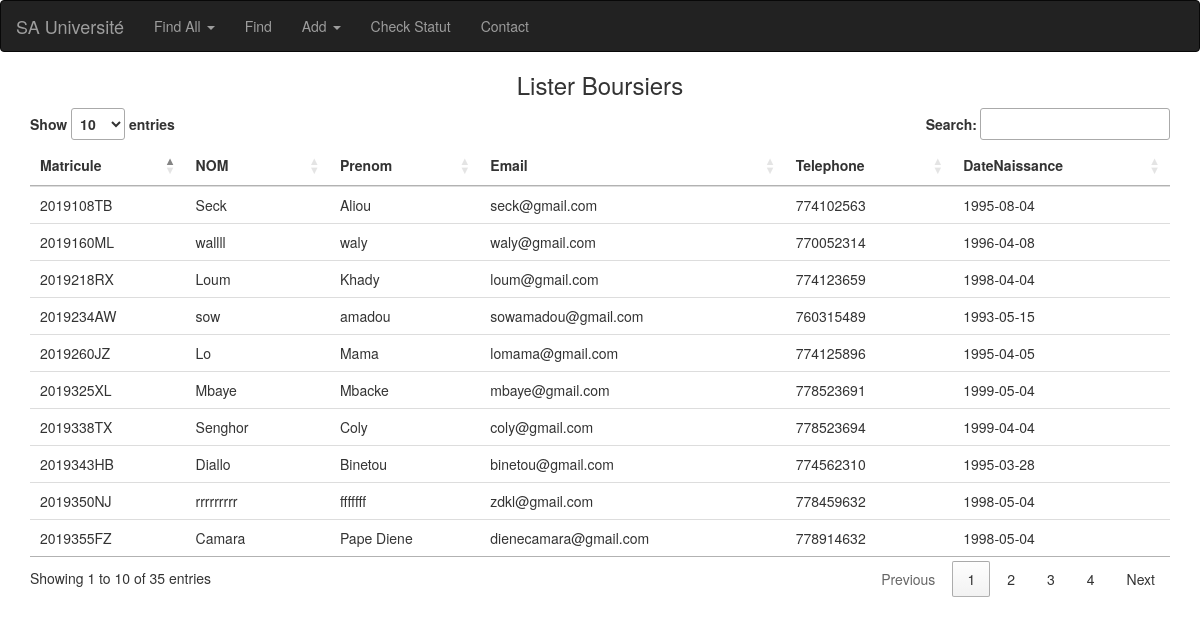
The page /page/boursierall.php on the database its author committed.
### tables this page shows
CREATE TABLE `Etudiant` (
  `ID_ETUDIANT` int(11) NOT NULL,
  `MATRICULE` varchar(10) NOT NULL,
  `NOMETUDIANT` varchar(30) NOT NULL,
  `PRENOMETUDIANT` varchar(30) NOT NULL,
  `EMAIL` varchar(50) NOT NULL,
  `TELEPHONE` int(11) NOT NULL,
  `DATE_DE_NAISSANCE` date NOT NULL
);

### page/boursierall.php (the view, shortened to what this page needs)
<?php
  include 'header.php';
?>
<!DOCTYPE html>
<html>
<head>
    <link rel="stylesheet" href="https://cdn.datatables.net/1.10.19/css/jquery.dataTables.min.css">
</head>
<body>
<h3 style="text-align:center; ">Lister Boursiers</h3>
<div class="container">
    <table class="table table-fluid" id="myTable">
    <thead>
    <tr>
    <th>Matricule</th>
    <th>NOM</th>
    <th>Prenom</th>
    <th>Email</th>
    <th>Telephone</th>
    <th>DateNaissance</th>
</tr>
    </thead>
    <tbody>
<?php
        require_once'../classes/Etudiant_Service.php';
        $liste = new Etudiant_Service();
        $rows = $liste->findAllBoursier("Etudiant","Boursier");
        while ($row = $rows->fetch()) {
        echo "
            <tr>
            <td>".$row['MATRICULE']."</td>
            <td>".$row['NOMETUDIANT']."</td>
            <td>".$row['PRENOMETUDIANT']."</td>
            <td>".$row['EMAIL']."</td>
            <td>".$row['TELEPHONE']."</td>
            <td>".$row['DATE_DE_NAISSANCE']."</td>
            </tr>";
        }
        ?>
    </tbody>
    </table>
</div>
</body>
</html>

### rows shown on the page
etudiant: MATRICULE "2019260JZ", NOMETUDIANT "Lo", PRENOMETUDIANT "Mama", EMAIL "lomama@gmail.com", TELEPHONE "774125896", DATE_DE_NAISSANCE "1995-04-05"
etudiant: MATRICULE "2019325XL", NOMETUDIANT "Mbaye", PRENOMETUDIANT "Mbacke", EMAIL "mbaye@gmail.com", TELEPHONE "778523691", DATE_DE_NAISSANCE "1999-05-04"
etudiant: MATRICULE "2019338TX", NOMETUDIANT "Senghor", PRENOMETUDIANT "Coly", EMAIL "coly@gmail.com", TELEPHONE "778523694", DATE_DE_NAISSANCE "1999-04-04"
etudiant: MATRICULE "2019108TB", NOMETUDIANT "Seck", PRENOMETUDIANT "Aliou", EMAIL "seck@gmail.com", TELEPHONE "774102563", DATE_DE_NAISSANCE "1995-08-04"
etudiant: MATRICULE "2019218RX", NOMETUDIANT "Loum", PRENOMETUDIANT "Khady", EMAIL "loum@gmail.com", TELEPHONE "774123659", DATE_DE_NAISSANCE "1998-04-04"
etudiant: MATRICULE "2019350NJ", NOMETUDIANT "rrrrrrrrr", PRENOMETUDIANT "fffffff", EMAIL "zdkl@gmail.com", TELEPHONE "778459632", DATE_DE_NAISSANCE "1998-05-04"
etudiant: MATRICULE "2019343HB", NOMETUDIANT "Diallo", PRENOMETUDIANT "Binetou", EMAIL "binetou@gmail.com", TELEPHONE "774562310", DATE_DE_NAISSANCE "1995-03-28"
etudiant: MATRICULE "2019355FZ", NOMETUDIANT "Camara", PRENOMETUDIANT "Pape Diene", EMAIL "dienecamara@gmail.com", TELEPHONE "778914632", DATE_DE_NAISSANCE "1998-05-04"
etudiant: MATRICULE "2019160ML", NOMETUDIANT "wallll", PRENOMETUDIANT "waly", EMAIL "waly@gmail.com", TELEPHONE "770052314", DATE_DE_NAISSANCE "1996-04-08"
etudiant: MATRICULE "2019234AW", NOMETUDIANT "sow", PRENOMETUDIANT "amadou", EMAIL "sowamadou@gmail.com", TELEPHONE "760315489", DATE_DE_NAISSANCE "1993-05-15"
